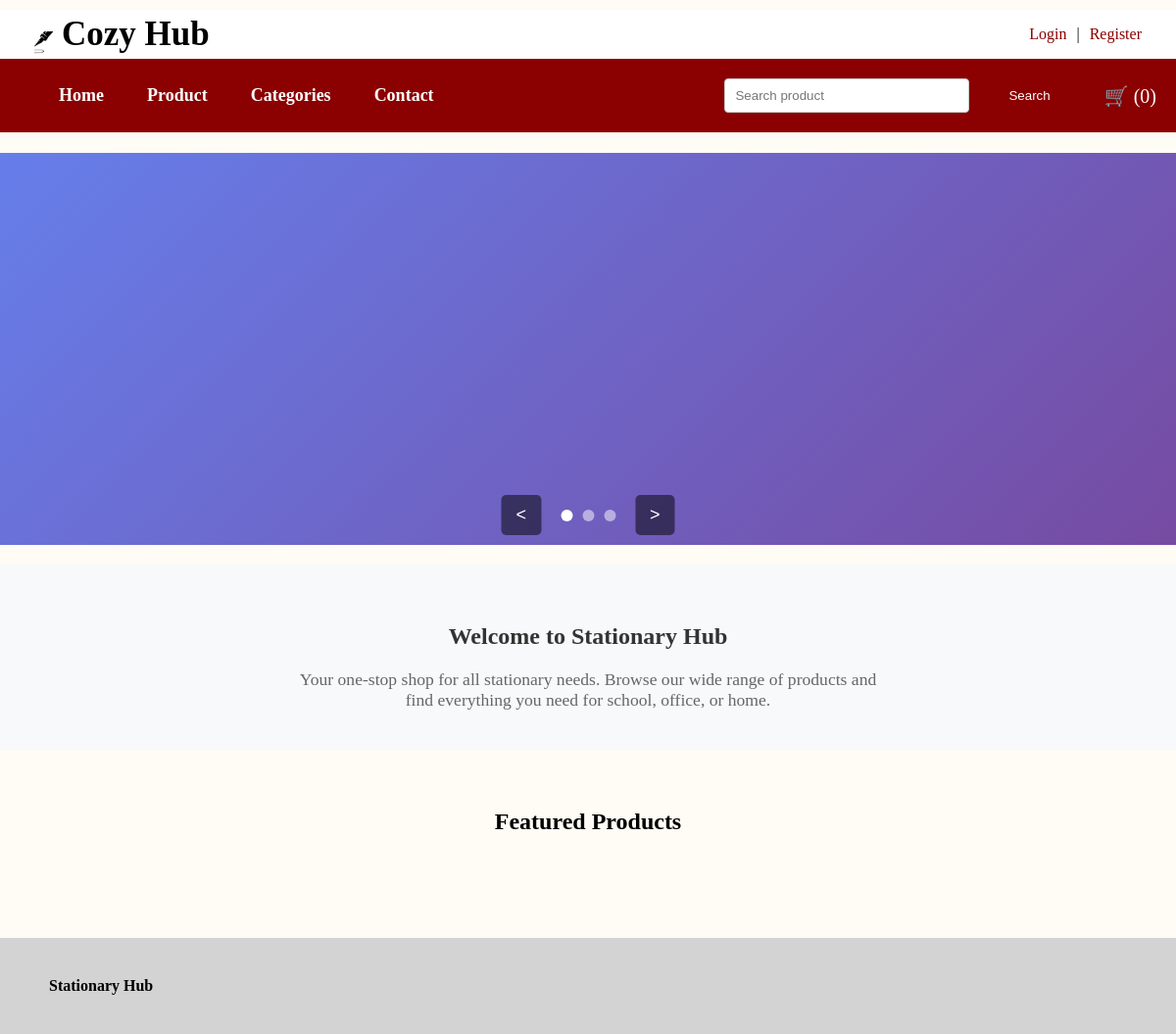
Before: /app/customer/home.php with the older database file.
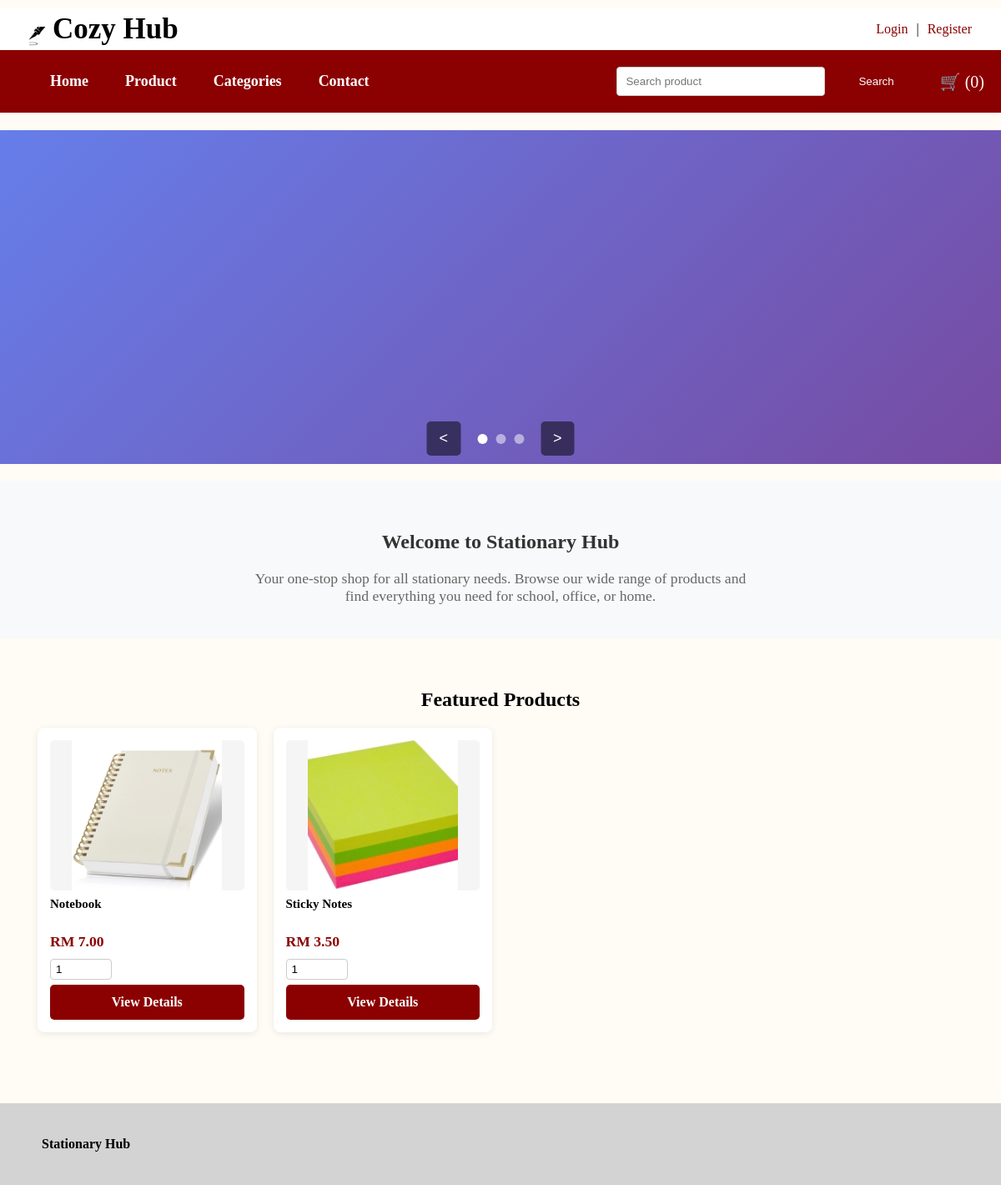
After: the same page with the newer database file.
### tables this page shows
CREATE TABLE `product` (
  `product_id` int(11) NOT NULL,
  `product_name` varchar(100) NOT NULL,
  `category_id` int(11) NOT NULL,
  `price` decimal(10,2) NOT NULL,
  `stock_quantity` int(11) NOT NULL,
  `image` varchar(100) NOT NULL,
  `description` varchar(255) NOT NULL,
  `is_active` tinyint(1) NOT NULL
);

### app/_base.php (called while the page is built, shortened)
<?php
function encode($value) {
    return htmlentities($value);
}
?>

### app/customer/home.php (the view, shortened to what this page needs)
<?php
include '../customer_header.php';
?>
<section class="banner-slider">
    <div class="slider-container">
        <div class="slide active" style="background: linear-gradient(135deg, #667eea 0%, #764ba2 100%);">
        </div>
    </div>
    <div class="slider-nav">
        <button class="prev-btn">&lt;</button>
        <div class="dots">
            <span class="dot active" data-slide="0"></span>
            <span class="dot" data-slide="1"></span>
            <span class="dot" data-slide="2"></span>
        </div>
        <button class="next-btn">&gt;</button>
    </div>
</section>
<section class="welcome">
    <h2>Welcome to Stationary Hub</h2>
    <p>Your one-stop shop for all stationary needs. Browse our wide range of products and find everything you need for school, office, or home.</p>
</section>
<section class="featured-products">
    <h2>Featured Products</h2>
    <div class="product-grid">
        <?php
        $stm = $_db->query("SELECT * FROM product WHERE is_active=1 LIMIT 10");
        $products = $stm->fetchAll();
        ?>
        <?php foreach ($products as $p) :?>
            <div class="product-card">
        <img src="../product_img/<?= encode($p->image) ?>" alt="<?= encode($p->product_name) ?>">
        <h3><?= encode($p->product_name) ?></h3>
        <p>RM <?= number_format($p->price, 2) ?></p>
        <?php if ($p->stock_quantity > 0): ?>
            <form method="post" class="add-cart-form">
                <input type="number" name="quantity" value="1" min="1" max="<?= $p->stock_quantity ?>">
                <a href='/product/product_detail.php?product_id=<?= $p->product_id ?>' class='btn'>View Details</a>
            </form>
        <?php else: ?>
            <p>Out of Stock</p>
        <?php endif; ?>
    </div>
<?php endforeach; ?>
    </div>
</section>
<?php include '../_foot.php'; ?>

Changed rows visible on the page:
added product: image (picture), product_name "Notebook", price "7.00"
added product: image (picture), product_name "Sticky Notes", price "3.50"
